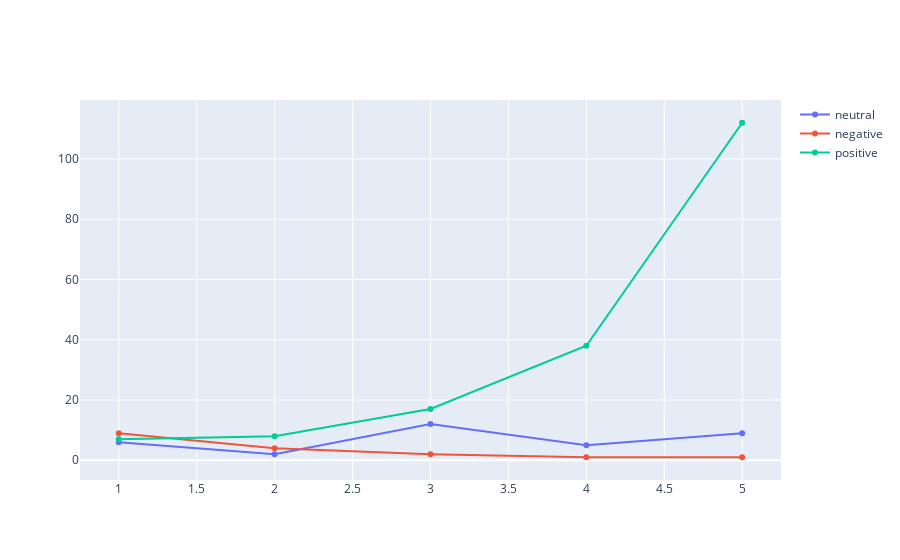

Notebook code cell kept with this figure:
### Markdown cell above
Show the plot.

### Code cell
fig=go.Figure(data=data)
fig.show()

### Figure 1 — Plotly figure (JSON) as saved in the notebook; plotly's stock layout.template omitted (floating-point values rounded to 4 significant figures)
{"data": [{"name": "neutral", "type": "scatter", "x": [1, 2, 3, 4, 5], "y": [6, 2, 12, 5, 9]}, {"name": "negative", "type": "scatter", "x": [1, 2, 3, 4, 5], "y": [9, 4, 2, 1, 1]}, {"name": "positive", "type": "scatter", "x": [1, 2, 3, 4, 5], "y": [7, 8, 17, 38, 112]}], "layout": {}}
